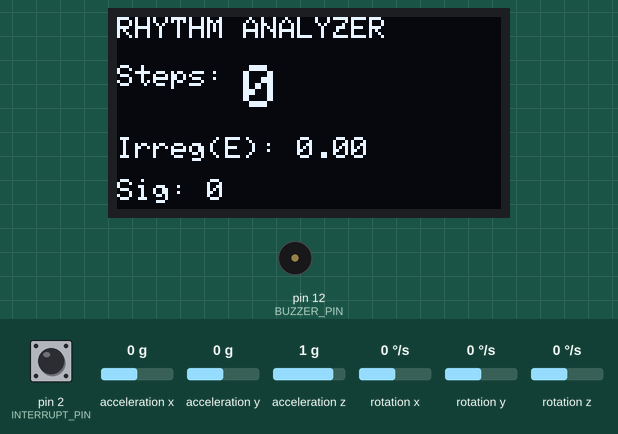
Simulated run of this sketch. Board: Arduino Uno, built with avr-gcc and run on an emulated ATmega328P. Parts: 128×64 one-colour display, buzzer (waves = sounding, pin HIGH). The test bench sets the inputs (shaded band); at power-on: acceleration x 0 g, acceleration z 1 g, acceleration y 0 g, rotation x 0 °/s, pin 2 (INTERRUPT_PIN) LOW, rotation y 0 °/s, rotation z 0 °/s. The sensor or clock chip raises its interrupt line as the real part does; what the sketch prints to the serial monitor is not drawn.

Above: at 1.8 s.
1.9 s: acceleration x set to -1.1 g
At 2.7 s:
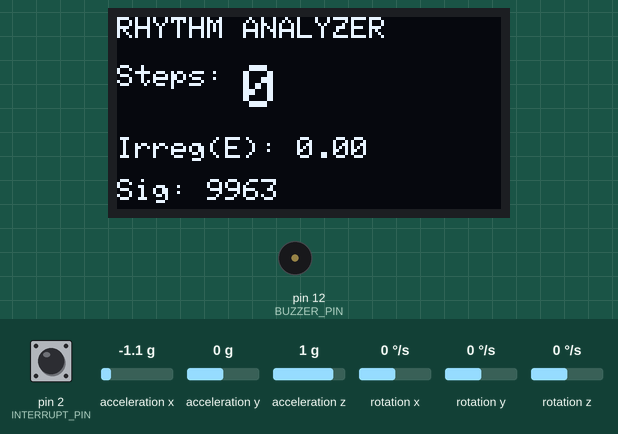
3.4 s: acceleration x set to -1.4 g
At 4.25 s:
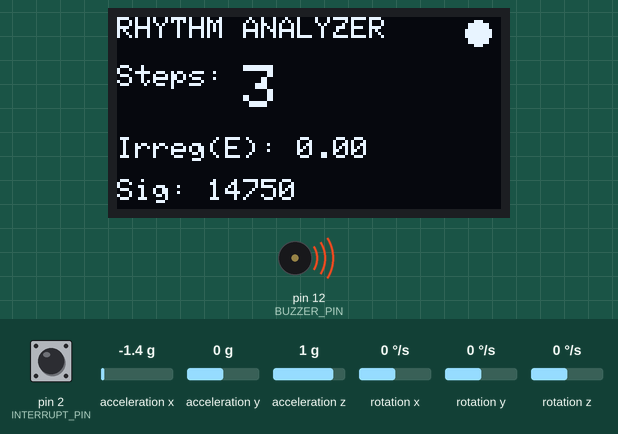
5.9 s: acceleration z set to -1.4 g
At 6.37 s:
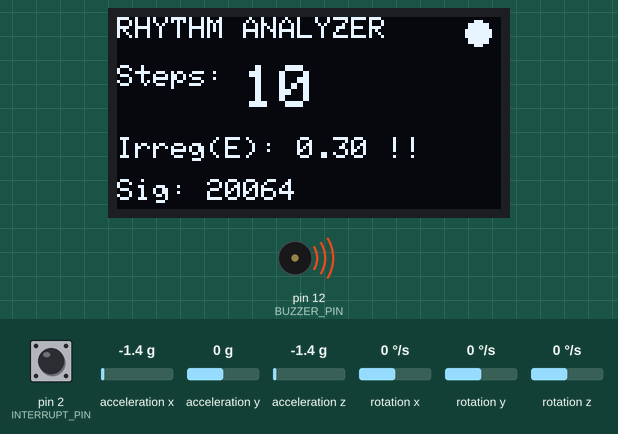
7.7 s: acceleration y set to -1.4 g
At 7.89 s:
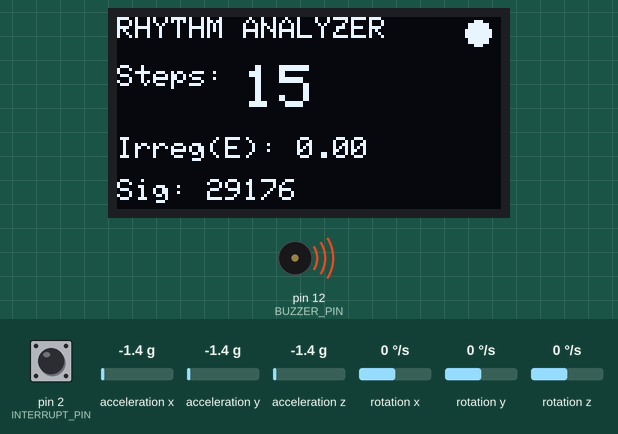
9.2 s: rotation x set to -192 °/s
At 9.4 s:
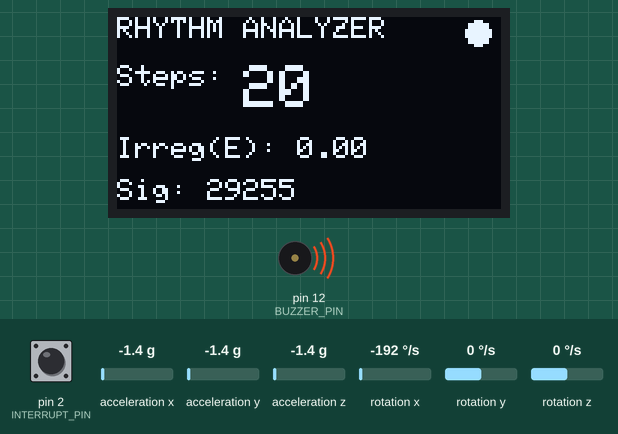
10.7 s: acceleration y set to -0.8 g
At 10.92 s:
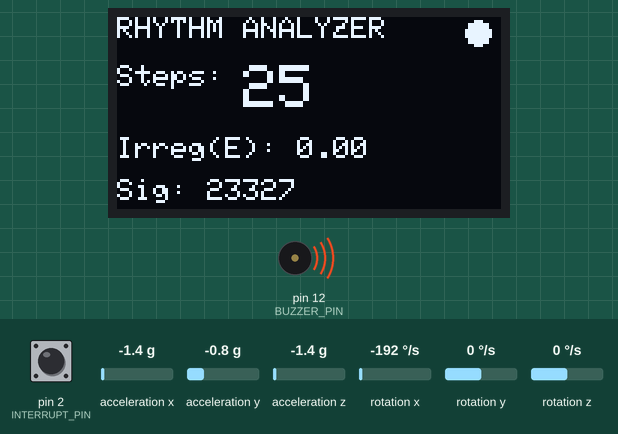
Timing chart, 0 to 13.2 s (numbered marks = the images above; inputs shaded):
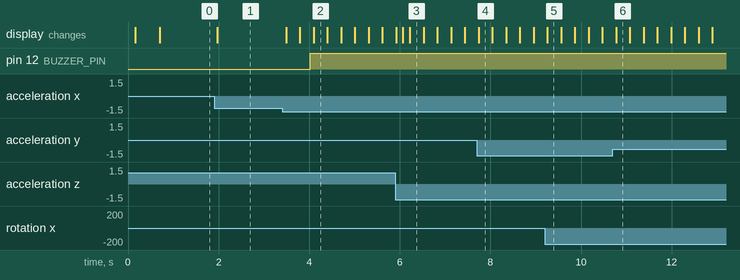

Measured:
- the behaviour switches between -1.2 and -1.3 g on acceleration x (found by bisection; images 1 and 2)
- after the input at 1.9 s, the display: changes after 0.07 s (image 1)
- after the input at 3.4 s, pin 12 (BUZZER_PIN): LOW → HIGH after 0.62 s; the display: first changes after 0.09 s (image 2 shows a later state)

The sketch:

Arythmic_walk.ino
```cpp
#include "I2Cdev.h"
#include "MPU6050_6Axis_MotionApps20.h"
#include <Wire.h>
#include <Adafruit_GFX.h>
#include <Adafruit_SSD1306.h>

// --- OLED CONFIGURATION ---
#define SCREEN_WIDTH 128
#define SCREEN_HEIGHT 64
#define OLED_RESET    -1
Adafruit_SSD1306 display(SCREEN_WIDTH, SCREEN_HEIGHT, &Wire, OLED_RESET);

// --- MPU6050 CONFIGURATION (ADDRESS 0x69) ---
MPU6050 mpu(0x69);

#define INTERRUPT_PIN 2

// --- PEDOMETER SETTINGS ---
#define COMPOSITE_THRESHOLD 12000
#define STEP_MIN_DELAY_MS 300

// --- NEW: BUZZER CONFIGURATION ---
#define BUZZER_PIN 12
#define BURST_THRESHOLD_MS 1300 // Max time for 3 steps to be considered a "burst"
#define BUZZER_DURATION 2000    // How long buzzer stays on (ms)

// MPU Control/Status
bool dmpReady = false;
uint8_t mpuIntStatus;
uint8_t devStatus;
uint16_t packetSize;
uint8_t fifoBuffer[64];

// Orientation/Motion Variables
Quaternion q;
VectorInt16 aa;
VectorInt16 aaReal;
VectorInt16 gy;
VectorFloat gravity;

// --- STEP & TIMING VARIABLES ---
unsigned long lastStepTime = 0;
int stepCount = 0;
int stepSignal = 0;

// --- TIMING IRREGULARITY (already present) ---
long lastInterval = 0;
long irregularityIndex = 0;

// --- NEW: ENERGY IRREGULARITY VARIABLES ---
float energySum = 0.0;
int energySamples = 0;
float prevStepEnergy = 0.0;
float energyIrregularity = 0.0;

// --- NEW: RHYTHM/BUZZER VARIABLES ---
unsigned long stepTimestamps[3] = {0, 0, 0}; // Stores time of last 3 steps
unsigned long buzzerStartTime = 0;
bool buzzerActive = false;

// Display Timer
unsigned long previousDisplayMillis = 0;
const long displayInterval = 150;

// Interrupt Routine
volatile bool mpuInterrupt = false;
void dmpDataReady() {
    mpuInterrupt = true;
}

void setup() {
    Wire.begin();
    Wire.setClock(400000);
    Serial.begin(115200);
    delay(100);

    // --- NEW: BUZZER SETUP ---
    pinMode(BUZZER_PIN, OUTPUT);
    digitalWrite(BUZZER_PIN, LOW);

    if(!display.begin(SSD1306_SWITCHCAPVCC, 0x3C)) {
        for(;;);
    }

    display.clearDisplay();
    display.setTextSize(1);
    display.setTextColor(WHITE);
    display.setCursor(0,0);
    display.println(F("Init MPU @ 0x69..."));
    display.display();

    mpu.initialize();
    pinMode(INTERRUPT_PIN, INPUT);

    if(mpu.testConnection() == false){
        display.println(F("MPU Failed!"));
        display.display();
        while(true);
    }

    devStatus = mpu.dmpInitialize();

    mpu.setXGyroOffset(0);
    mpu.setYGyroOffset(0);
    mpu.setZGyroOffset(0);
    mpu.setXAccelOffset(0);
    mpu.setYAccelOffset(0);
    mpu.setZAccelOffset(0);

    if (devStatus == 0) {
        mpu.CalibrateAccel(6);
        mpu.CalibrateGyro(6);
        mpu.setDMPEnabled(true);

        attachInterrupt(digitalPinToInterrupt(INTERRUPT_PIN), dmpDataReady, RISING);
        mpuIntStatus = mpu.getIntStatus();
        dmpReady = true;
        packetSize = mpu.dmpGetFIFOPacketSize();
        display.clearDisplay();
    }
}

void loop() {
    if (!dmpReady) return;

    if (mpu.dmpGetCurrentFIFOPacket(fifoBuffer)) {

        mpu.dmpGetQuaternion(&q, fifoBuffer);
        mpu.dmpGetAccel(&aa, fifoBuffer);
        mpu.dmpGetGravity(&gravity, &q);
        mpu.dmpGetLinearAccel(&aaReal, &aa, &gravity);
        mpu.dmpGetGyro(&gy, fifoBuffer);

        float verticalAcc =
            (aaReal.x * gravity.x) +
            (aaReal.y * gravity.y) +
            (aaReal.z * gravity.z);

        float linearMag =
            sqrt(pow(aaReal.x, 2) + pow(aaReal.y, 2) + pow(aaReal.z, 2));

        float linearVertical = abs(verticalAcc);

        float gyroPower =
            sqrt(pow(gy.x, 2) + pow(gy.y, 2) + pow(gy.z, 2));

        float compositeSignal =
            (linearMag * 1.0) +
            (linearVertical * 1.5) +
            ((gyroPower / 20.0) * 0.5);

        // --- ENERGY ACCUMULATION ---
        energySum += compositeSignal * compositeSignal;
        energySamples++;

        stepSignal = 0;

        if (compositeSignal > COMPOSITE_THRESHOLD &&
            (millis() - lastStepTime > STEP_MIN_DELAY_MS)) {

            unsigned long currentTime = millis();

            // --- TIMING IRREGULARITY ---
            long currentInterval = currentTime - lastStepTime;
            if (lastInterval > 0) {
                irregularityIndex = abs(currentInterval - lastInterval);
            }
            lastInterval = currentInterval;
            lastStepTime = currentTime;

            // --- NEW: RHYTHM BURST DETECTION ---
            // Shift register for timestamps: [0]<-[1], [1]<-[2], [2]<-New
            stepTimestamps[0] = stepTimestamps[1];
            stepTimestamps[1] = stepTimestamps[2];
            stepTimestamps[2] = currentTime;

            // Check if we have 3 recorded steps and they happened fast
            if (stepTimestamps[0] != 0) {
                unsigned long durationFor3Steps = stepTimestamps[2] - stepTimestamps[0];

                // If 3 steps took less than BURST_THRESHOLD_MS
                if (durationFor3Steps < BURST_THRESHOLD_MS) {
                    digitalWrite(BUZZER_PIN, HIGH);
                    buzzerStartTime = millis();
                    buzzerActive = true;
                }
            }

            // --- ENERGY IRREGULARITY COMPUTATION ---
            float stepEnergy = sqrt(energySum / energySamples);

            if (prevStepEnergy > 0) {
                energyIrregularity =
                    abs(stepEnergy - prevStepEnergy) / prevStepEnergy;
            }

            prevStepEnergy = stepEnergy;
            energySum = 0;
            energySamples = 0;

            stepCount++;
            stepSignal = COMPOSITE_THRESHOLD + 2000;
        }

        // --- NEW: HANDLE BUZZER TIMEOUT (Non-blocking) ---
        if (buzzerActive && (millis() - buzzerStartTime > BUZZER_DURATION)) {
            digitalWrite(BUZZER_PIN, LOW);
            buzzerActive = false;
        }

        Serial.print("Signal:"); Serial.print(compositeSignal);
        Serial.print(",");
        Serial.print("Thresh:"); Serial.print(COMPOSITE_THRESHOLD);
        Serial.print(",");
        Serial.print("Step:"); Serial.print(stepSignal);
        Serial.print(",");
        Serial.print("TimeIrreg:"); Serial.print(irregularityIndex);
        Serial.print(",");
        Serial.print("EnergyIrreg:");
        Serial.println(energyIrregularity, 4);

        if (millis() - previousDisplayMillis >= displayInterval) {
            previousDisplayMillis = millis();
            updateDisplay(compositeSignal);
        }
    }
}

void updateDisplay(float mag) {
    display.clearDisplay();
    display.setTextColor(WHITE);

    display.setTextSize(1);
    display.setCursor(0, 0);
    display.print(F("RHYTHM ANALYZER"));

    display.setCursor(0, 16);
    display.print(F("Steps: "));
    display.setTextSize(2);
    display.print(stepCount);

    display.setTextSize(1);
    display.setCursor(0, 40);
    display.print(F("Irreg(E): "));
    display.print(energyIrregularity, 2);

    if(energyIrregularity > 0.20) {
        display.setCursor(90, 40);
        display.print(F("!!"));
    }

    // Visual indicator for buzzer
    if(buzzerActive) {
        display.fillCircle(120, 5, 4, WHITE);
    }

    display.setCursor(0, 54);
    display.print(F("Sig: "));
    display.print((int)mag);

    display.display();
}
```
